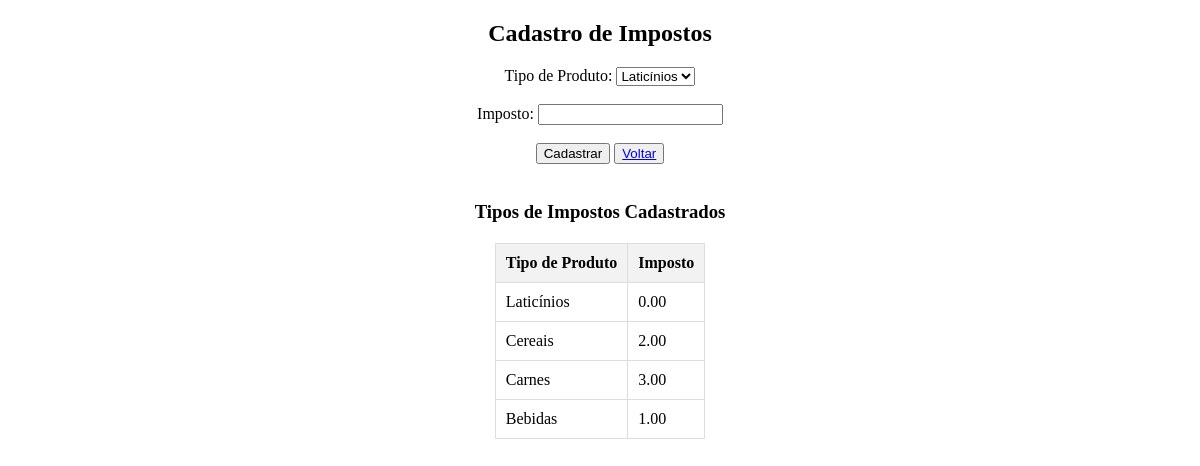
The app's page /cadastro_impostos.php with its own data.
### tables this page shows
CREATE TABLE `impostos_tipos_produto` (
  `tipo_id` int(11) DEFAULT NULL,
  `imposto` decimal(5,2) NOT NULL
);

CREATE TABLE `tipos_produto` (
  `id` int(11) NOT NULL,
  `tipo` varchar(50) NOT NULL
);

### cadastro_impostos.php (the view, shortened to what this page needs)
<!DOCTYPE html>
<html>
<head>
    <link rel="stylesheet" href="css/style.css">
</head>
<body>
    <center>
        <h2>Cadastro de Impostos</h2>
        <form action="impostos.php" method="POST">
            <label for="tipo_id">Tipo de Produto:</label>
            <select name="tipo_id" required>
                <?php
                include 'conexao.php';
                try {
                    $conn = new PDO("mysql:host=$servername;dbname=$database;charset=utf8", $username, $password);
                    $conn->setAttribute(PDO::ATTR_ERRMODE, PDO::ERRMODE_EXCEPTION);
                    $sql = "SELECT * FROM tipos_produto";
                    $stmt = $conn->query($sql);
                    $tiposProdutos = $stmt->fetchAll(PDO::FETCH_ASSOC);
                    foreach ($tiposProdutos as $tipoProduto) {
                        echo "<option value='".$tipoProduto['id']."'>".$tipoProduto['tipo']."</option>";
                    }
                } catch(PDOException $e) {
                    echo "Erro na conexão com o banco de dados: " . $e->getMessage();
                }
                ?>
            </select>
                <br><br>
            <label for="imposto">Imposto:</label>
            <input type="number" name="imposto" required>
                <br><br>
            <button type="submit">Cadastrar</button>
            <button type="submit"><a href="index.php" class="btn">Voltar</a></button>
        </form>
        <br>
        <h3>Tipos de Impostos Cadastrados</h3>
        <table>
            <thead>
                <tr>
                    <th>Tipo de Produto</th>
                    <th>Imposto</th>
                </tr>
            </thead>
            <tbody>
                <?php
               include 'conexao.php';
                try {
                    $conn = new PDO("mysql:host=$servername;dbname=$database;charset=utf8", $username, $password);
                    $conn->setAttribute(PDO::ATTR_ERRMODE, PDO::ERRMODE_EXCEPTION);
                    $sql = "SELECT t.tipo, i.imposto FROM impostos_tipos_produto i INNER JOIN tipos_produto t ON i.tipo_id = t.id";
                    $stmt = $conn->query($sql);
                    $impostos = $stmt->fetchAll(PDO::FETCH_ASSOC);
                    foreach ($impostos as $imposto) {
                        echo "<tr><td>".$imposto['tipo']."</td><td>".$imposto['imposto']."</td></tr>";
                    }
                } catch(PDOException $e) {
                    echo "Erro na conexão com o banco de dados: " . $e->getMessage();
                }
                ?>
            </tbody>
        </table>
    </center>
</body>
</html>

### css/style.css (style rules this page uses)
form { text-align: center; }
table { margin: 20px auto; border-collapse: collapse; }
th, td { padding: 10px; border: 1px solid #ddd; }
th { background-color: #f2f2f2; }

### records on screen
impostos_tipos_produto: tipo.tipo "Laticínios", imposto "0.00"
impostos_tipos_produto: tipo.tipo "Cereais", imposto "2.00"
impostos_tipos_produto: tipo.tipo "Carnes", imposto "3.00"
impostos_tipos_produto: tipo.tipo "Bebidas", imposto "1.00"

### other values on screen
form field tipo_id "Laticínios"
